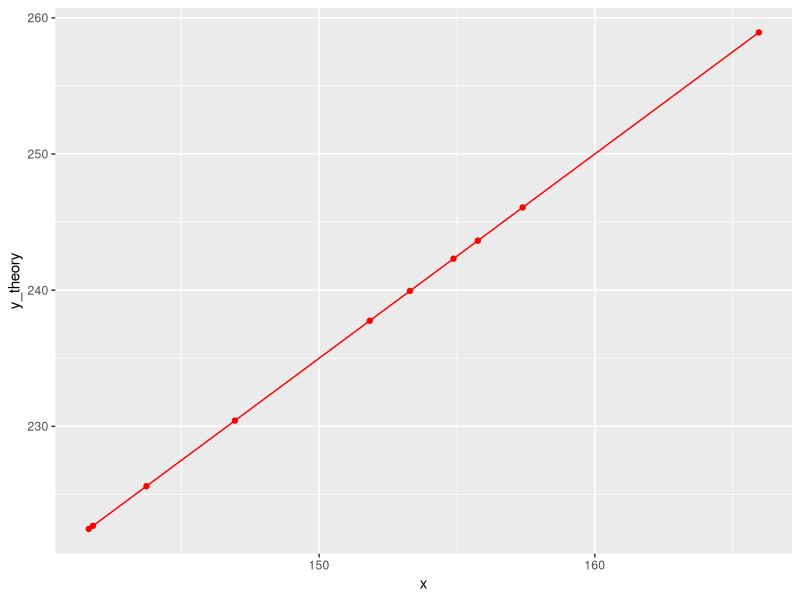
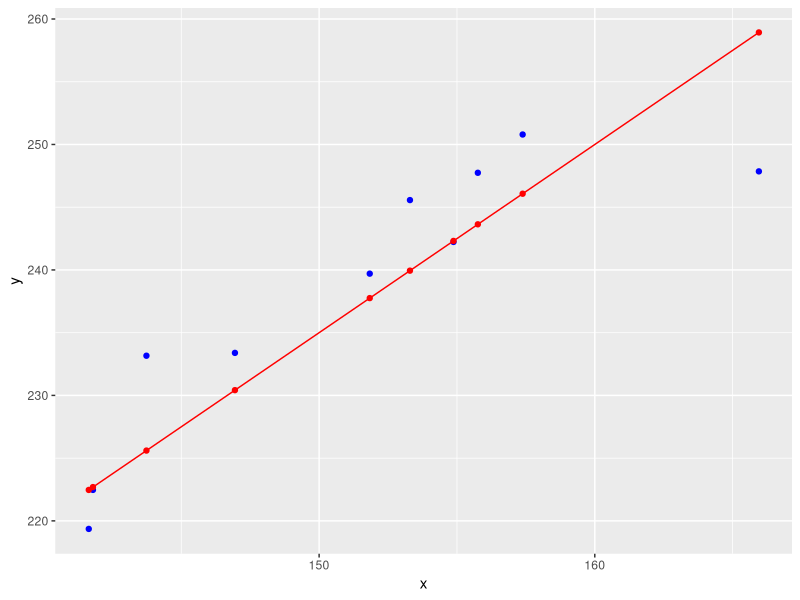
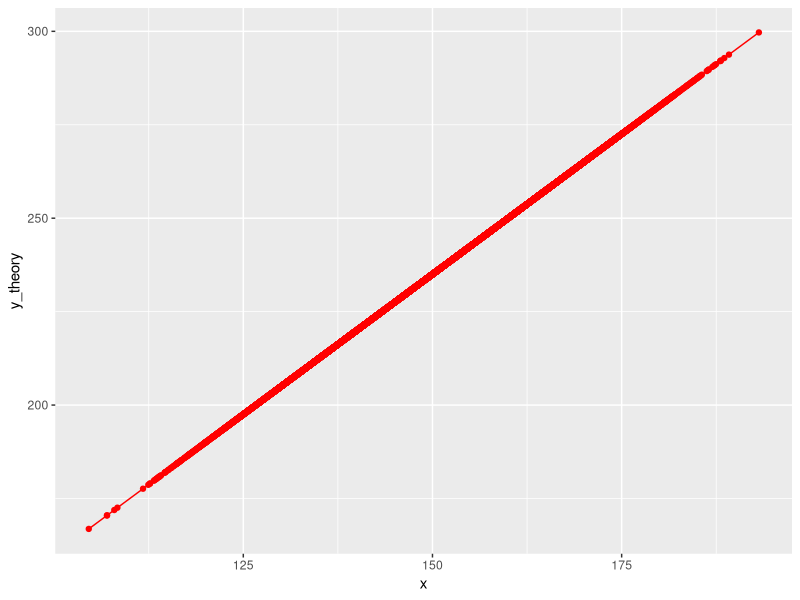
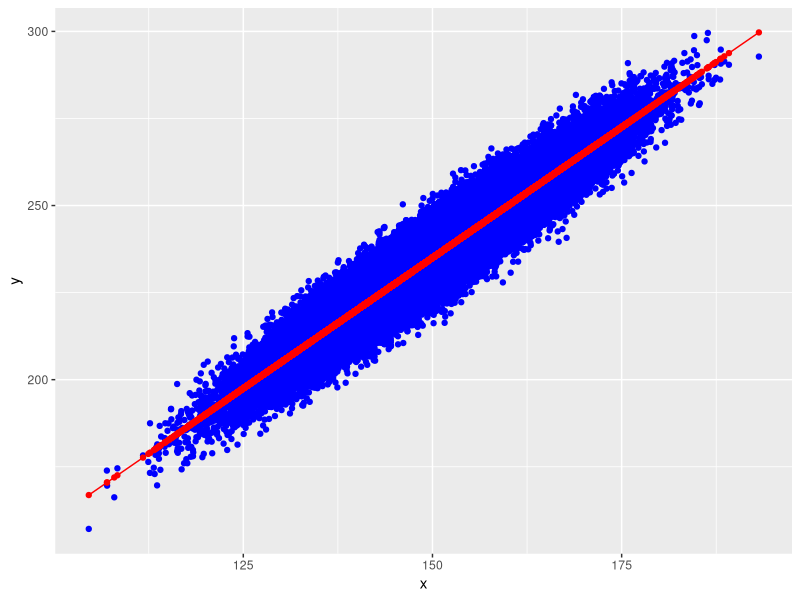

R code for these plots, in order:
library(tidyverse)
library(broom)

# Small N: Theoretical Relation - NO Error ------------------------------------------------------------------
n = 10
set.seed(1)
x = rnorm(n = n,
          mean = 150,
          sd = 10)

y_theory = 1.5*x +10

my_model_df <- data.frame(x, y_theory)

ggplot() +
  geom_point(data = my_model_df,
             mapping = aes(x = x, y = y_theory),
             color = "red") +
  geom_line(data = my_model_df,
             mapping = aes(x = x, y = y_theory),
             color = "red")


# Small N: Theoretical Relation - WITH Error ------------------------------------------------------------------

errors = rnorm(n = n,
               mean = 0,
               sd = 5)

y = 1.5*x + 10 + errors

my_model_df <- data.frame(x, y_theory, y)

ggplot() +
  geom_point(data = my_model_df,
             mapping = aes(x = x, y = y),
             color = "blue") +
  geom_point(data = my_model_df,
             mapping = aes(x = x, y = y_theory),
             color = "red") +
  geom_line(data = my_model_df,
            mapping = aes(x = x, y = y_theory),
            color = "red")
       
# Large N: Theoretical Relation - NO Error ------------------------------------------------------------------
n = 100000

set.seed(1)
x = rnorm(n = n,
          mean = 150,
          sd = 10)

y_theory = 1.5*x +10

my_model_df <- data.frame(x, y_theory)

ggplot() +
  geom_point(data = my_model_df,
             mapping = aes(x = x, y = y_theory),
             color = "red") +
  geom_line(data = my_model_df,
            mapping = aes(x = x, y = y_theory),
            color = "red")

# Large N: Theoretical Relation - WITH Error ------------------------------------------------------------------

errors = rnorm(n = n,
               mean = 0,
               sd = 5)

y = 1.5*x + 10 + errors

my_model_df <- data.frame(x, y_theory, y)

ggplot() +
  geom_point(data = my_model_df,
             mapping = aes(x = x, y = y),
             color = "blue") +
  geom_point(data = my_model_df,
             mapping = aes(x = x, y = y_theory),
             color = "red") +
  geom_line(data = my_model_df,
            mapping = aes(x = x, y = y_theory),
            color = "red")



# Large N: Recover Relation From Data  ------------------------------------------------------------------

linear_model <- lm(y~x)

# Two approaches to reviewing R output
# 1) Base R
# Examine: slope, intercept, residual standard error. 
summary_linear_model <- summary(linear_model)
print(summary_linear_model)

#2) Broom (same information two steps)
#2a) See slope and intercept
tidy(linear_model)
#2b) See Sigma (residual standard error by a different name)
glance(linear_model)

# What is the calculation for recovering Sigma?
# Let's see the predicted and residual values

lm_data_augmented <- augment(linear_model)
head(lm_data_augmented)

# Direct calculation from residuals: Residual standard error
sd(lm_data_augmented$.resid)

# Classical formula for residual standard error
lm_data_augmented %>%
  summarise( sqrt(sum((y-.fitted)^2)/(n-2)) )

# Less common formula for residual standard error
sd(y)*sqrt(1- cor(x,y)^2)
